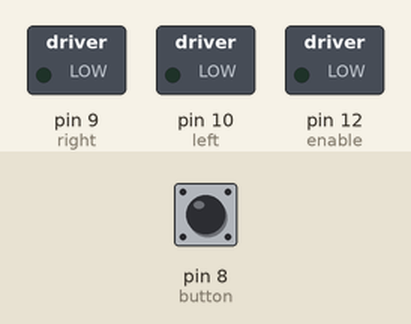
Recording of a sketch running on a simulated Arduino Uno, built with avr-gcc and run on an emulated ATmega328P. Parts: switched loads named in the sketch (green lamp = pin HIGH). Inputs (shaded band) come from the test bench; at power-on: pin 8 (button) HIGH.

Above: at 1.2 s.
1.3 s: pin 8 (button) pulled LOW for 0.15 s
At 2.3 s:
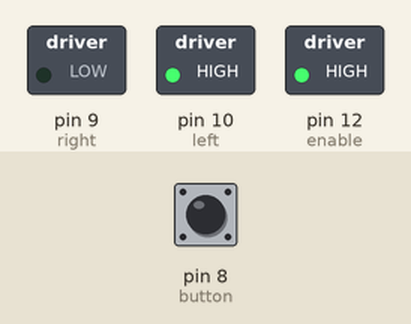
2.9 s: pin 8 (button) pulsed LOW 5 times (0.12 s each, 0.3 s apart)
At 3.65 s:
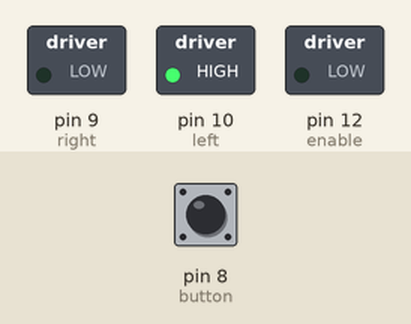
Timing chart, 0 to 5.9 s (numbered marks = the images above; inputs shaded):
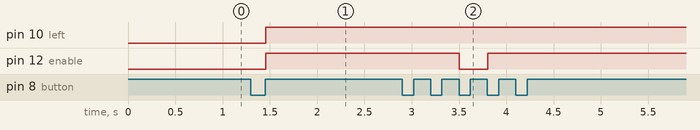

Measured:
- after the input at 1.3 s, pin 10 (left), pin 12 (enable): LOW → HIGH after 0.16 s
- after the input at 2.9 s, pin 12 (enable): HIGH → LOW after 0.61 s, → HIGH 0.30 s later

The sketch:

motor.ino
```cpp
const int enable = 12;
const int left = 10;
const int right = 9;
const int button = 8;
bool ooo = false;
int lastbutton = false;
void setup() {
  pinMode(button, INPUT_PULLUP);
  pinMode(enable, OUTPUT);
  pinMode(left, OUTPUT);
  pinMode(right, OUTPUT);
}

void loop() {
  if(digitalRead(button)==LOW && digitalRead(button)!= lastbutton){
    ooo = !ooo;
    delay(5);
  }
  if(ooo){
    digitalWrite(enable, HIGH);
    digitalWrite(left, HIGH);
    digitalWrite(right, LOW);
  }else{
    digitalWrite(enable, LOW);
  }
  lastbutton = digitalRead(button);
}
```
